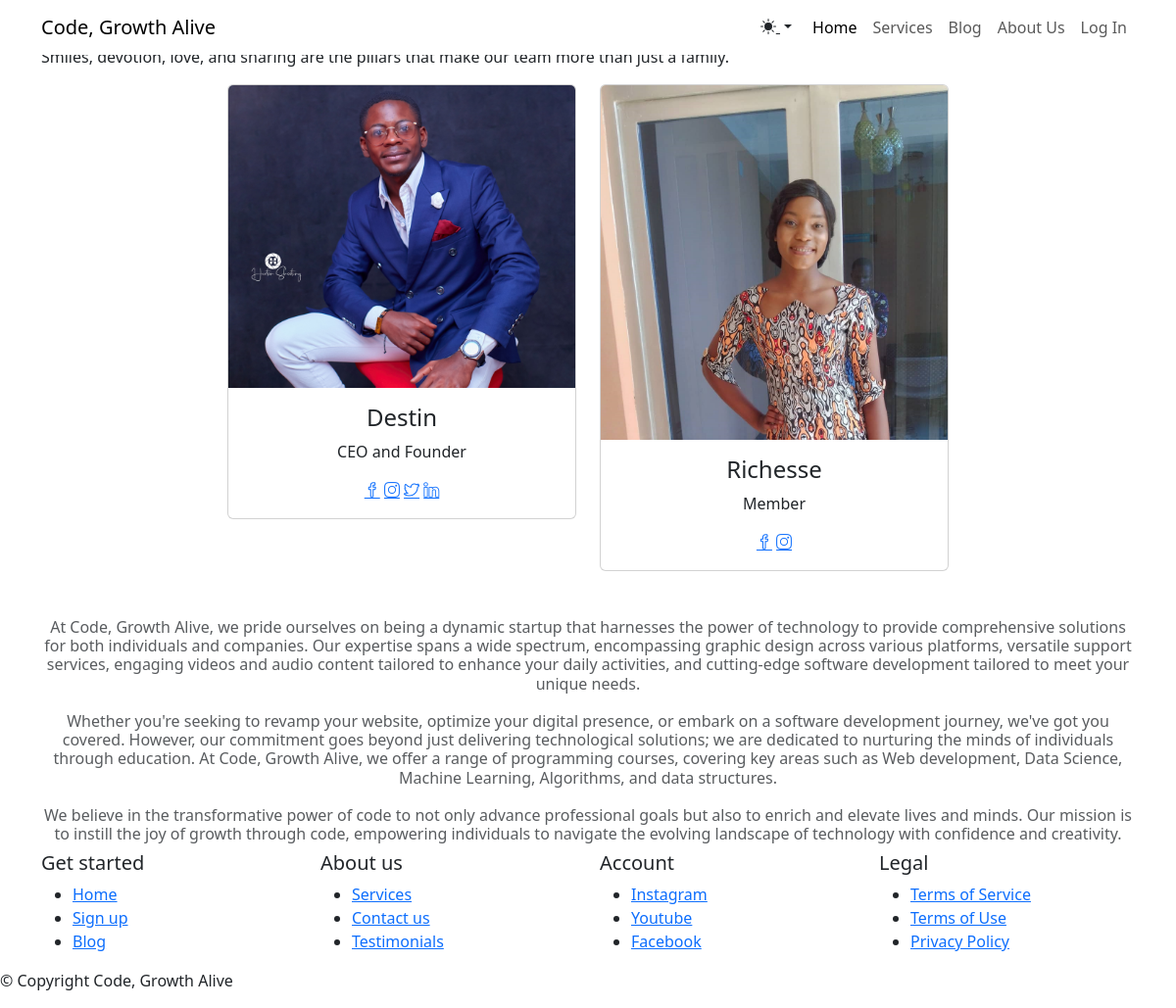
Page /about-us on the committed database.
### user/models.py (models this page shows)
class User(AbstractUser):
    class Role(models.TextChoices):
        SIMPLE = "Simple", "Simple"
        TEAM = "Team", "Team"
        ADMIN = "Admin", "Admin"
    base_role = Role.SIMPLE
    role = models.CharField(max_length=20, choices=Role.choices)
    thumbnail = models.ImageField(blank=True, null=True, upload_to='users')
    position = models.CharField(max_length=50, blank=True, null=True)
    facebook_link = models.URLField(blank=True, null=True)
    twitter_link = models.URLField(blank=True, null=True)
    instagram_link = models.URLField(blank=True, null=True)
    linkedIn_link = models.URLField(blank=True, null=True)

### user/views.py (the view)
# urls.py: path("about-us", about_view, name="about-us"),
def about_view(request):
    users = User.objects.filter(role='Team')
    return render(request, 'user/about-us.html', {'users':users})

### user/templates/user/about-us.html (shortened to what this page needs)
{% extends 'general/base.html' %}
{% load static %}
{% block content %}
<main class="page">
    <section class="clean-block about-us">
        <div class="container">
            <div class="block-heading">
                <h2 class="text-info">About Us</h2>
                <p>Smiles, devotion, love, and sharing are the pillars that make our team more than just a family.</p>
            </div>
            <div class="row justify-content-center">
                {% for user in users %}
                <div class="col-sm-6 col-lg-4">
                    <div class="card text-center clean-card">
                        <img class="card-img-top w-100 d-block" src="{{user.thumbnail.url }}">
                        <div class="card-body info">
                            <h4 class="card-title">{{ user.username }}</h4>
                            <p class="card-text">{{ user.position }}</p>
                            <div class="icons">
                                {% if user.facebook_link %}
                                <a href="{{ user.facebook_link }}"><i class="icon-social-facebook"></i></a>
                                {% endif %}
                                {% if user.instagram_link %}
                                <a href="{{ user.instagram_link }}"><i class="icon-social-instagram"></i></a>
                                {% endif %}
                                {% if user.twitter_link %}
                                <a href="{{ user.twitter_link }}"><i class="icon-social-twitter"></i></a>
                                {% endif %}
                                {% if user.linkedIn_link %}
                                <a href="{{ user.linkedIn_link }}"><i class="icon-social-linkedin"></i></a>
                                {% endif %}
                            </div>
                        </div>
                    </div>
                </div>
                {% endfor %}
            </div>
            <div class="justify-content-center">
                <br><br>
                <p class="h6 text-center text-muted">
                    At Code, Growth Alive, we pride ourselves on being a dynamic startup that harnesses the power of technology to provide comprehensive solutions for both individuals and companies.
                    Our expertise spans a wide spectrum, encompassing graphic design across various platforms, versatile support services, engaging videos and audio content tailored to enhance your daily activities, and cutting-edge software development tailored to meet your unique needs. <br><br>
                    Whether you're seeking to revamp your website, optimize your digital presence, or embark on a software development journey, we've got you covered.
                    However, our commitment goes beyond just delivering technological solutions; we are dedicated to nurturing the minds of individuals through education. At Code, Growth Alive, we offer a range of programming courses, covering key areas such as Web development, Data Science, Machine Learning, Algorithms, and data structures. <br><br>
                    We believe in the transformative power of code to not only advance professional goals but also to enrich and elevate lives and minds.
                    Our mission is to instill the joy of growth through code, empowering individuals to navigate the evolving landscape of technology with confidence and creativity.</p>
            </div>
        </div>
    </section>
</main>
{% endblock %}

### rows in the picture
User: thumbnail (placeholder picture), username "Destin", position "CEO and Founder"
User: thumbnail (picture), username "Richesse", position "Member"
